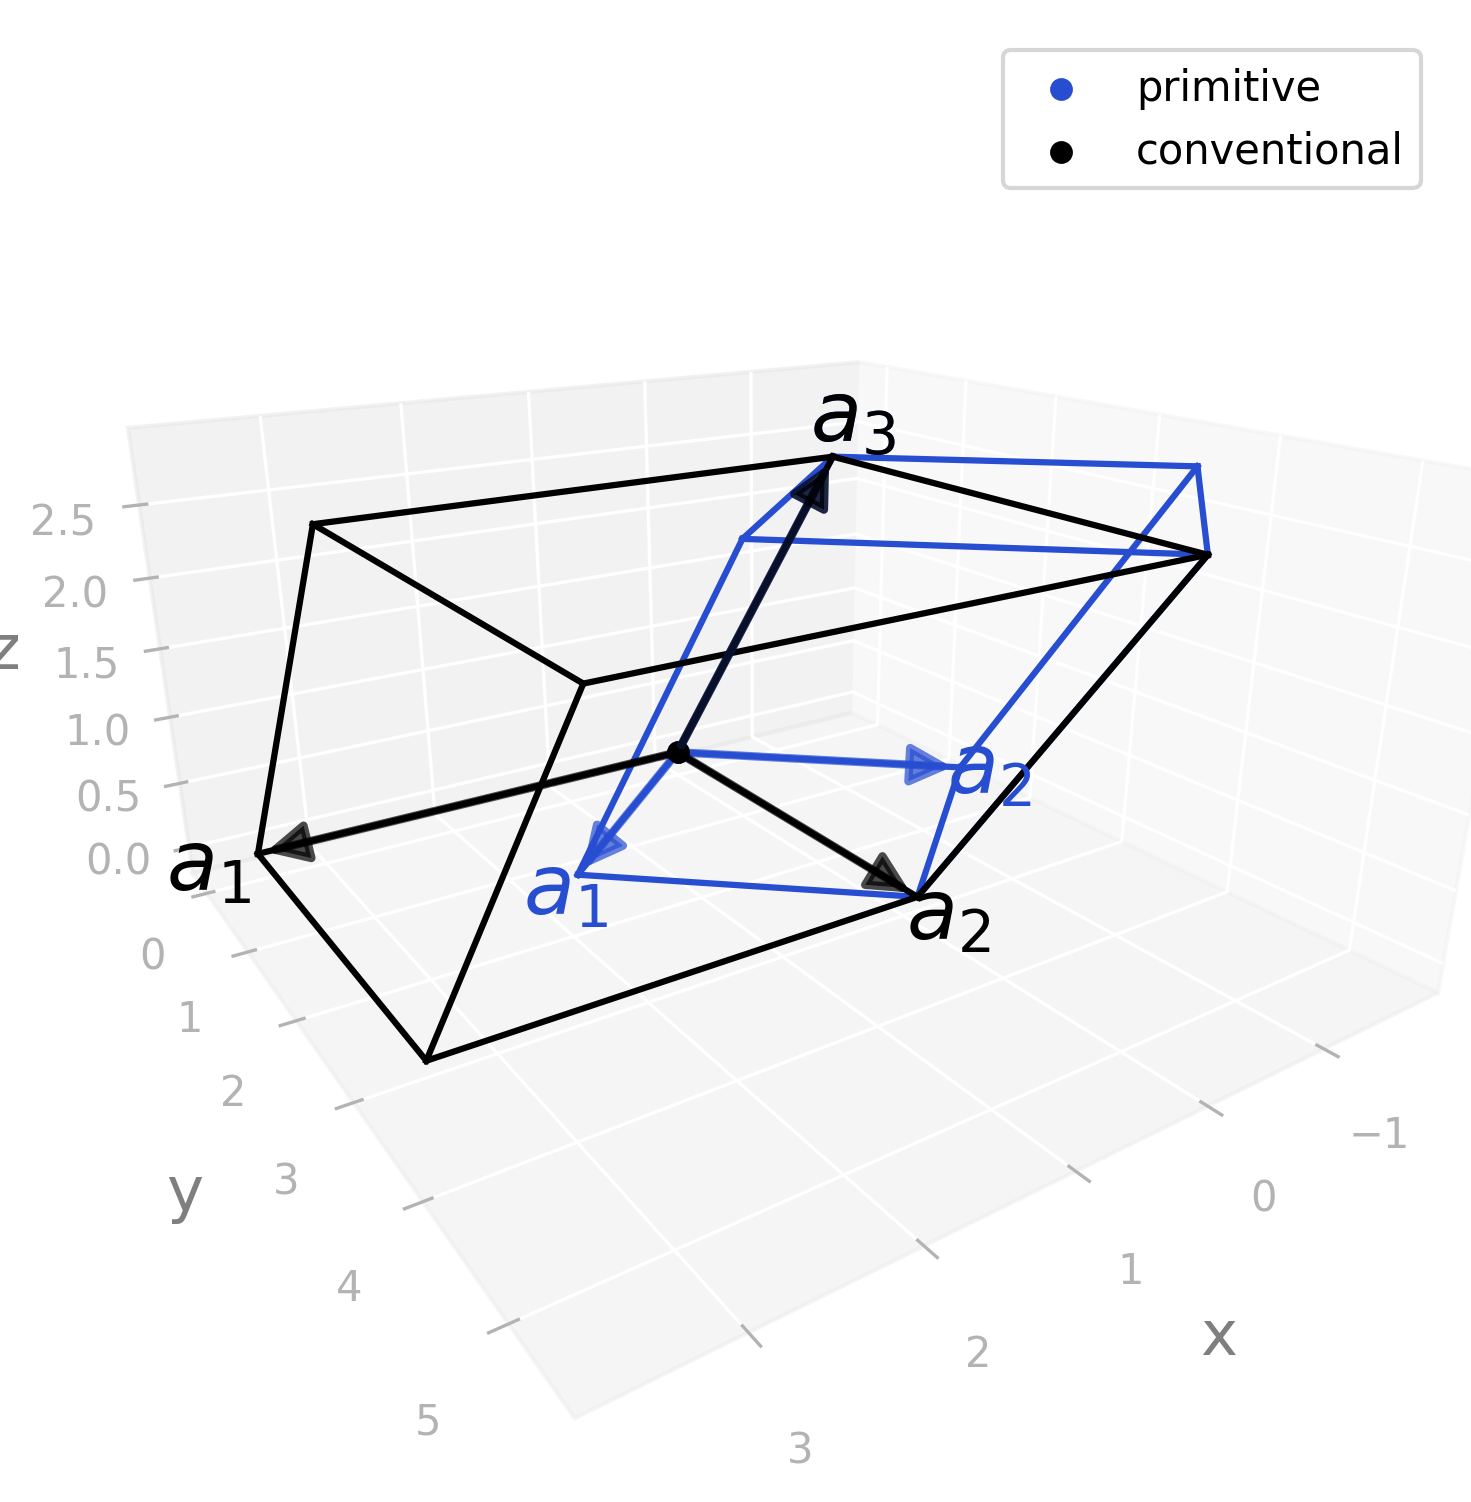

Here is the Python script that generated this plot:
import radtools as rad

l = rad.lattice_example(f"MCLC5")
l.plot(
    "primitive",
    label="primitive",
)
l.legend()
l.plot(
    "conventional",
    label="conventional",
    colour="black"
)
l.legend()
# Save an image:
l.savefig(
    "mclc5_real.png",
    elev=20,
    azim=56,
    dpi=300,
   bbox_inches="tight",
)
# Interactive plot:
l.show(elev=20, azim=56)
